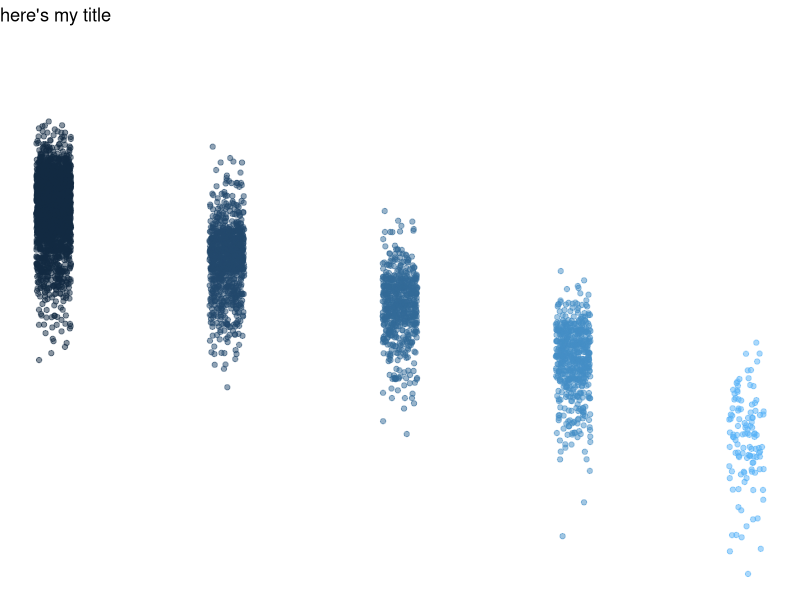

The R source for this figure:
## ---- chunk 1
knitr::opts_chunk$set(echo = TRUE)
library(tidyverse)
## ---- chunk 2
summary(storms)
## ---- chunk 3
names(storms)
## ---- chunk 4
ggplot(data = storms, aes(x = category, y = pressure)) +
  geom_jitter(width = 0.1, 
              alpha = 0.5,
              aes(color = category),
              show.legend = FALSE) +
  labs(x = "Storm Category", 
       y = "Air pressure at storm center (millibars)", title="here's my title"
       ) +
  theme_void()
